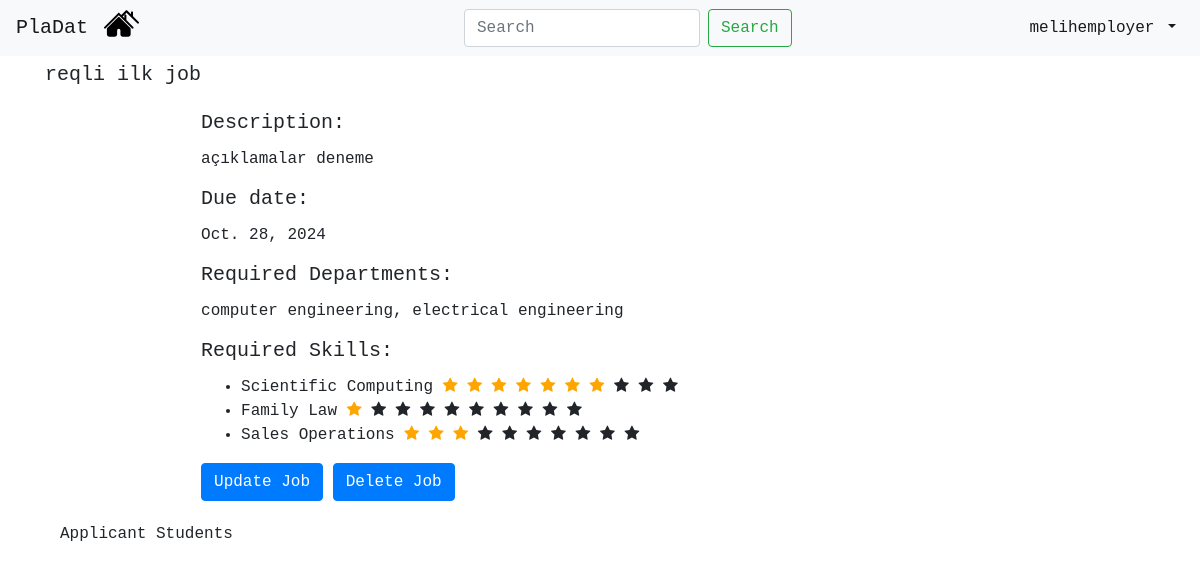
/see-details/19/ (signed in), run on the app's committed database.
### mainapp/models.py (models this page shows, shortened)
class Job(models.Model):
    employer = models.ForeignKey(Employer, on_delete=models.CASCADE,default=None) #employer_id
    job_title = models.CharField(max_length=100,default=None)
    job_description = models.CharField(max_length=100,default=None) #description
    publish_time = models.DateTimeField(auto_now_add=True, blank=True)
    due_date = models.DateField(default=None,null=True)
    req_departments = models.CharField(max_length=100,default=None,null=True)

class Skill(models.Model):
    skill = models.CharField(max_length=100,default=None)

### mainapp/views.py (the view)
# urls.py: path('see-details/<int:jobid>/', views.see_details, name='see_details'),
@login_required
def see_details(request, jobid):
    current_user = request.user
    job = Job.objects.get(id=jobid) # job to display it's details
    jobs_skill_total = get_skill_rate_zipped_job(job) # Zipping skill-rate and sent them to template
    jobs_owner = Employer.objects.get(id = job.employer_id)
    is_jobs_owner =  (current_user.id == jobs_owner.user_id)
    applications = Application.objects.filter(job_id = jobid)
    who_applied = []
    for item in applications:
        if item.is_accepted==0: # 0 is waiting, 1 is declined, 2 is accepted
            who_applied.append(Student.objects.get(id = item.student_id))
    students_skill_total_all = []
    for item in who_applied:
        students_skill_total = get_skill_rate_zipped_student(item)
        students_skill_total_all.append(students_skill_total)
    students_skill_total_all_zipped = zip(who_applied,students_skill_total_all)
    return render(request, "see-details.html",{"job": job, "jobs_skill_total": jobs_skill_total
                                                , "is_jobs_owner": is_jobs_owner, "students_skill_total_all_zipped": students_skill_total_all_zipped})

### mainapp/utils.py (called while the page is built)
def get_skill_rate_zipped_job(job):
    jobs_skill = JobSkill.objects.filter(job_id=job.id)
    jobs_skill_list = []
    jobs_rate_list = []
    for item in jobs_skill:
        jobs_skill_list.append(Skill.objects.get(id=item.skill_id).skill)
        jobs_rate_list.append(item.rate)
    jobs_skill_total = zip(jobs_skill_list,jobs_rate_list)
    return jobs_skill_total

### mainapp/templates/see-details.html (shortened to what this page needs)
{% extends 'navbar.html' %}
{% block content %}
<!doctype html>
<html lang="en">
  <head>
  {% load static %}
    <link rel="stylesheet" href="https://maxcdn.bootstrapcdn.com/bootstrap/4.0.0/css/bootstrap.min.css">
      <link rel="stylesheet" href="https://cdnjs.cloudflare.com/ajax/libs/font-awesome/4.7.0/css/font-awesome.min.css">
  </head>
  <body>
    <br><br>
    <div class="container-fluid">
    <div class="row">
                <h5>{{job.job_title}}</h5>
                <div>
                    <br><br>
                    <h5 class="card-title">Description:</h5>
                    <p class="card-text">{{job.job_description}}</p>
                    <h5 class="card-title">Due date:</h5> <p class="card-text"> {{job.due_date}}</p>
                    <h5 class="card-title">Required Departments:</h5>
                    <p class="card-text"> {{job.req_departments}}</p>
                    <h5 class="card-title">Required Skills:</h5>
                    <ul >
                        {% for skill,rate in jobs_skill_total %}
                        <li> {{skill}}
                          {% for i in '0123456789'|make_list %}
                          {% if forloop.counter <= rate %}
                          <span class="fa fa-star checked" style="color: orange"></span>
                          {% else %}
                          <span class="fa fa-star"></span>
                          {% endif %}
                          {% endfor %}
                        </li>
                      {% endfor %}
                </ul>
                {% if is_jobs_owner %}
                    <a href="{% url 'update_job' jobid=job.id %}" class="btn btn-primary">Update Job</a>
                    <a href="{% url 'delete_job' jobid=job.id %}" class="btn btn-primary">Delete Job</a>
                {% endif %}
                </div>
            </div>
        </div>
    <div class="container-fluid">
    <br><h6>Applicant Students</h6><br>
    </div>
  </body>
</html>
{% endblock %}

### mainapp/templates/navbar.html (shortened to what this page needs)
<!doctype html>
<html lang="en">
  <head>
    {% load static %}
    <link rel="stylesheet" href="https://maxcdn.bootstrapcdn.com/bootstrap/4.0.0/css/bootstrap.min.css">
  </head>
  <body>
    <nav class="navbar navbar-expand-sm navbar-light bg-light fixed-top ">
        <a href="#" class="navbar-brand">PlaDat</a>
        <div class="navbar-collapse collapse w-100 order-1 order-md-0 dual-collapse2">
            <ul class="navbar-nav mr-auto">
                <li class="nav-item">
                    <a href="{% url 'index' %}"> <img style="width:35px; margin-top: -10px; margin-left: -1%;" src="{% static "two-houses.svg" %}"> </a>
                </li>
            </ul>
        </div>
        <div class="navbar-collapse collapse w-100 order-1 order-md-0 dual-collapse2">
          <form class="form-inline my-2 my-lg-0 ">
            <input class="form-control mr-sm-2 " type="search" placeholder="Search" aria-label="Search">
            <button class="btn btn-outline-success my-2 my-sm-0 " href="#" type="submit">Search</button>
          </form>
        </div>
        <div class="navbar-collapse collapse w-100 order-3 dual-collapse2">
            <ul class="navbar-nav ml-auto">
                <li class="nav-item dropdown">
                    <a class="nav-link dropdown-toggle active" href="#" id="navbarDropdown" role="button" data-toggle="dropdown" aria-haspopup="true" aria-expanded="false">
                      {{ user.username }}
                      </a>
                </li>
            </ul>
          </div>
    </nav>
    <div class="container">
      {% block content %}
      {% endblock %}
    </div>
    </body>
</html>

### mainapp/templates/navbar.html (style rules this page uses)
* { font-family: "Lucida Console", "Courier New", monospace; }
.navbar { max-height: 65px; }

### mainapp/templates/see-details.html (style rules this page uses)
* { font-family: "Lucida Console", "Courier New", monospace; }
.container-fluid .row { position: relative; margin-top: 15px; }

### data on the page
Job: job_title "reqli ilk job", job_description "açıklamalar deneme", due_date "Oct. 28, 2024", req_departments "computer engineering, electrical engineering"
Skill: jobs_skill_total "Scientific Computing"
Skill: jobs_skill_total "Family Law"
Skill: jobs_skill_total "Sales Operations"

### other printed values
{{ user.username }} "melihemployer"
